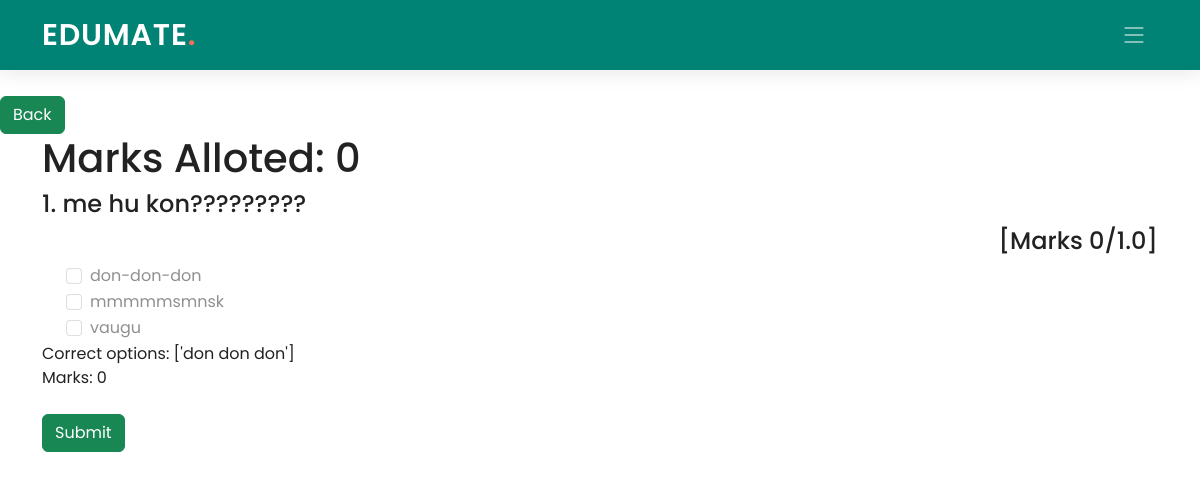
The page /student/1/classroom/DBVI84/quiz/review/2 on the database its author committed.
### Teacher/models.py (models this page shows)
class Options(models.Model):
    question = models.ForeignKey('Question', on_delete=models.CASCADE, default=0)
    option_name = models.CharField(max_length=1000)
    correct = models.BooleanField(default=False)
    def __str__(self):
        return str(self.option_name)

class Question(models.Model):
    quiz = models.ForeignKey('Quiz', on_delete=models.CASCADE, default=0)
    question_name = models.CharField(max_length=1000)
    marks= models.PositiveIntegerField(null=True,default=0)
    def __str__(self):
        return str(self.question_name)

### Student/views.py (the view)
# urls.py: path('classroom/<pk2>/quiz/review/<pk3>', views.revquiz, name='review_quiz'),
def revquiz(request,pk,pk2,pk3):
    quiz = Quiz.objects.get(id = pk3)
    questions = Question.objects.filter(quiz=quiz)
    ops=[]
    answer = Quiz_marks.objects.get(quiz=quiz,student_id = pk)
    k=0
    for i in questions:
        options = Options.objects.filter(question=i)
        jsonDec = json.decoder.JSONDecoder()
        stud_res = jsonDec.decode(answer.student_responses)
        stud_res = stud_res[k]
        cor_res = jsonDec.decode(answer.correct_responses)
        cor_res = cor_res[k]
        num_cor = len(cor_res[0])
        indmarks = jsonDec.decode(answer.marks_breakup)
        indmarks = indmarks[k]
        ops.append([options,stud_res,cor_res,indmarks,num_cor])
        k+=1
    return render(request, 'Student/revquiz.html', {'pk': pk, 'pk2': pk2, 'quiz': ops,'total_marks':answer.total_marks})

### Student/templates/Student/revquiz.html (shortened to what this page needs)
{% extends './base_student.html' %}
{% load static %}
{% block content %}
<br><br>
<a class="btn btn-success" href="{% url 'quiz_stud' pk=pk pk2=pk2%}">Back</a>
<div class="container">
    <h1>Marks Alloted: {{total_marks}} </h1>
    <form class="form" autocomplete="off" onsubmit="return saveAns()"  action="" method="POST">
      {% for q in quiz %}
      <h4 class="text">{{ forloop.counter }}. {{q.0.0.question}}</h4><h4 style="text-align: right;">[Marks {{q.3}}/{{q.0.0.question.marks}}.0]</h4>
      {% with outercount=forloop.counter %}
          {% for op in q.0 %}
            <div class="form-check mx-4">
              {% if q.4 > 1 %}
              {% if op|slugify in q.1 %}
              <input class="form-check-input" type="checkbox" name="op_{{outercount}}" id="op_{{outercount}}" disabled checked>
              {% else %}
              <input class="form-check-input" type="checkbox" name="op_{{outercount}}" id="op_{{outercount}}" disabled>
              {% endif %}
              {% else %}
              {% if op|stringformat:"s" == q.1.0|stringformat:"s" %}
              <input class="form-check-input" type="checkbox" name="op_{{outercount}}" id="op_{{outercount}}" disabled checked>
              {% else %}
              <input class="form-check-input" type="checkbox" name="op_{{outercount}}" id="op_{{outercount}}" disabled>
              {% endif %}
              {% endif %}
              <label class="form-check-label" for="op_{{outercount}}" id="op_{{outercount}}">
                {{op|slugify }}
              </label>
            </div>
        {% endfor %}
        {% endwith %}
        <div>Correct options: {{q.2.0}}</div>
        <div>
          Marks: {{q.3}}
        </div>
          {% endfor %}
          <br>
          <input class="btn btn-success"   type="submit" value="Submit">
      </form>
    </div>
{% endblock content %}

### Edumate_app/static/Edumate_app/assets/css/index.css (style rules this page uses)
:root { --font-default: "Open Sans", system-ui, -apple-system, "Segoe UI", Roboto, "Helvetica Neue", Arial, "Noto Sans", "Liberation Sans", sans-serif, "Apple Color Emoji", "Segoe UI Emoji", "Segoe UI Symbol", "Noto Color Emoji"; --font-primary: "Poppins", sans-serif; --font-secondary: "Poppins", sans-serif; }
:root { --color-default: #222222; --color-primary: #008374; --color-secondary: #f85a40; }
:root { scroll-behavior: smooth; }
body { font-family: var(--font-primary); color: var(--color-default); }
a { color: var(--color-primary); text-decoration: none; }
h1, h2, h3, h4, h5, h6 { font-family: var(--font-primary); }

### rows shown on the page
Options: question.question_name "me hu kon?????????", question.marks "1", option_name "don-don-don"
Options: option_name "mmmmmsmnsk"
Options: option_name "vaugu"

### other values the page prints
{{ total_marks }} "0"
{{ q.3 }} "0"
{{ q.2.0 }} "['don don don']"
